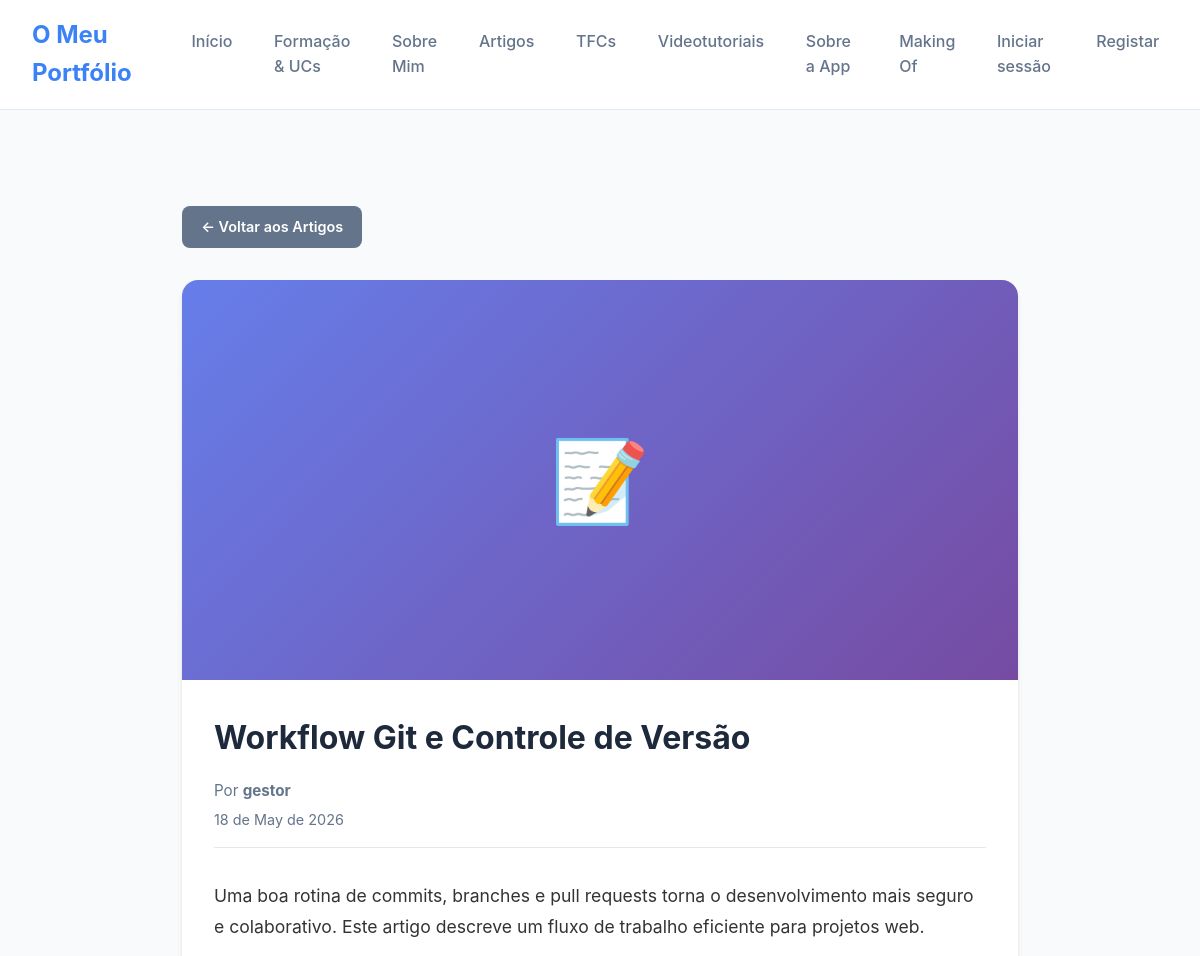
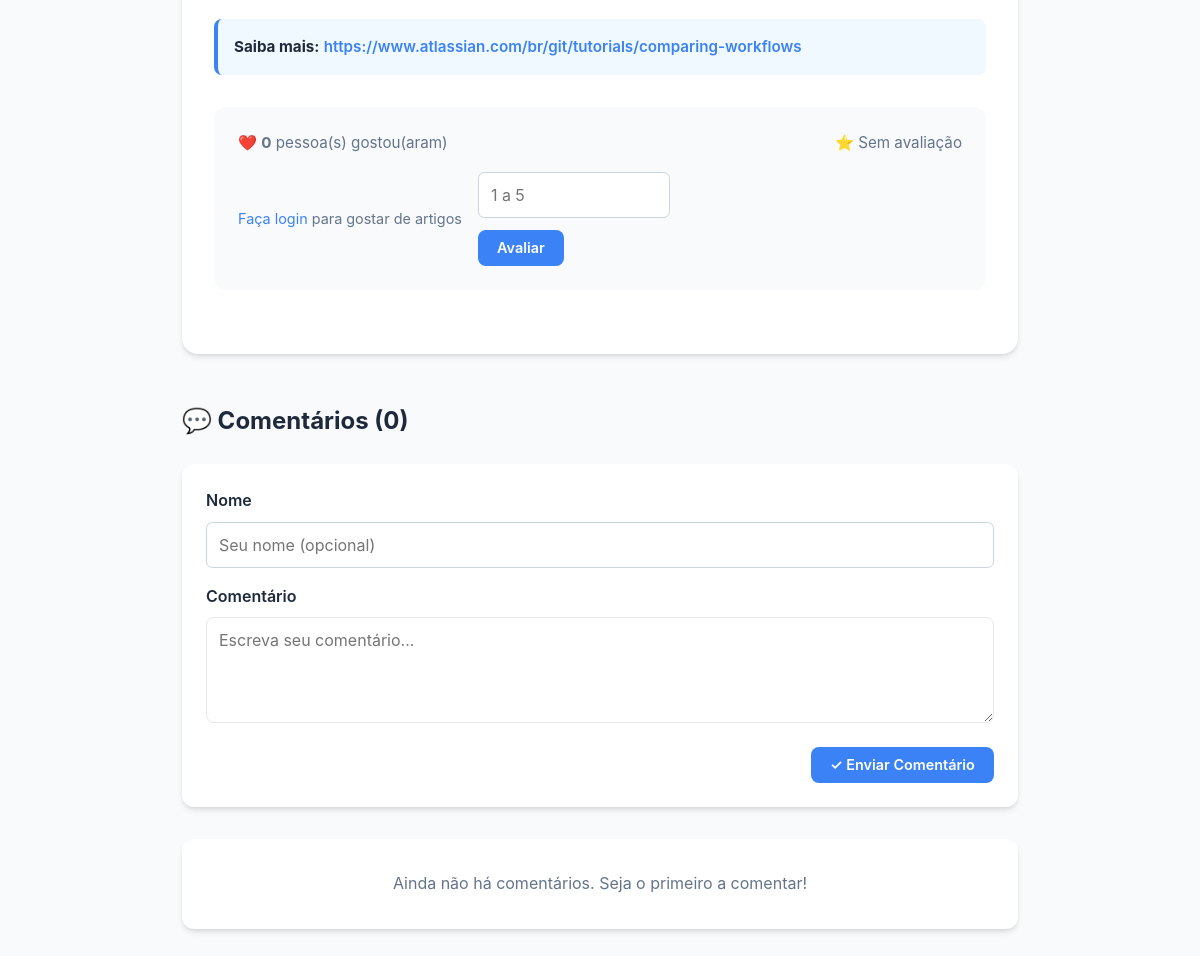
Screenshot of /artigos/artigo_detalhe/3/ with the database file from the repository (2 pictures, top to bottom).
### artigos/models.py (models this page shows, shortened)
class Artigo(models.Model):
    titulo = models.CharField(max_length=200)
    texto = models.TextField()
    fotografia = models.ImageField(upload_to='artigos/', blank=True, null=True)
    link_externo = models.URLField(blank=True, null=True)
    data_criacao = models.DateTimeField(auto_now_add=True)
    data_atualizacao = models.DateTimeField(auto_now=True)
    autor = models.ForeignKey(User, on_delete=models.CASCADE, related_name='artigos')
    class Meta:
        ordering = ['-data_criacao']
        verbose_name_plural = "Artigos"
    def total_likes(self):
        return self.likes.count()
    def total_comentarios(self):
        return self.comentarios.count()
    def rating_count(self):
        return self.ratings.count()
    def average_rating(self):
        average = self.ratings.aggregate(Avg('valor'))['valor__avg']
        return round(average, 1) if average is not None else None

### artigos/views.py (the view)
# urls.py: path('artigo_detalhe/<int:id>/', views.detalhe_artigo, name='detalhe_artigo'),
def detalhe_artigo(request, id):
    artigo = get_object_or_404(Artigo, id=id)
    comentarios = artigo.comentarios.all()
    usuario_gostou = False
    if request.user.is_authenticated:
        usuario_gostou = artigo.likes.filter(usuario=request.user).exists()
    form_comentario = ComentarioForm()
    form_rating = RatingForm()
    context = {
        'artigo': artigo,
        'comentarios': comentarios,
        'usuario_gostou': usuario_gostou,
        'form_comentario': form_comentario,
        'form_rating': form_rating,
        'is_blogger': _is_blogger(request.user),
        'pode_editar': request.user == artigo.autor,
    }
    return render(request, 'artigos/detalhe_artigo.html', context)

### artigos/forms.py
class ComentarioForm(forms.ModelForm):
    class Meta:
        model = Comentario
        fields = ['autor_nome', 'texto']
        widgets = {
            'autor_nome': forms.TextInput(attrs={
                'class': 'form-control',
                'placeholder': 'Seu nome (opcional)'
            }),
            'texto': forms.Textarea(attrs={
                'class': 'form-control',
                'placeholder': 'Escreva seu comentário...',
                'rows': 4
            }),
        }

class RatingForm(forms.ModelForm):
    class Meta:
        model = Rating
        fields = ['valor']
        widgets = {
            'valor': forms.NumberInput(attrs={
                'class': 'form-control',
                'min': 1,
                'max': 5,
                'step': 1,
                'placeholder': '1 a 5'
            }),
        }
        labels = {
            'valor': 'Pontuação (1-5)'
        }

### artigos/views.py (called while the page is built)
def _is_blogger(user):
    return user.is_authenticated and user.groups.filter(name='bloggers').exists()

### artigos/templates/artigos/detalhe_artigo.html (shortened to what this page needs)
{% extends 'portfolio/base.html' %}
{% load static %}
{% block content %}
<div style="max-width: 900px; margin: 0 auto; padding: 2rem;">
    <a href="{% url 'artigos:lista_artigos' %}" class="btn btn-back" style="margin-bottom: 2rem;">
        ← Voltar aos Artigos
    </a>
    <article style="background: var(--bg-card); border-radius: 1rem; overflow: hidden; box-shadow: var(--shadow);">
        {% if artigo.fotografia %}
            <img src="{{ artigo.fotografia.url }}" alt="{{ artigo.titulo }}"
                 style="width: 100%; height: 400px; object-fit: cover;">
        {% else %}
            <div style="width: 100%; height: 400px; background: linear-gradient(135deg, #667eea 0%, #764ba2 100%); display: flex; align-items: center; justify-content: center; color: white; font-size: 5rem;">
                📝
            </div>
        {% endif %}
        <div style="padding: 2rem;">
            <div style="margin-bottom: 1.5rem;">
                <h1 style="margin: 0 0 1rem; font-size: 2rem;">{{ artigo.titulo }}</h1>
                <div style="display: flex; justify-content: space-between; align-items: center; flex-wrap: wrap; gap: 1rem; padding-bottom: 1rem; border-bottom: 1px solid #e5e7eb;">
                    <div>
                        <p style="margin: 0; color: var(--secondary); font-size: 0.95rem;">
                            Por <strong>{{ artigo.autor.username }}</strong>
                        </p>
                        <p style="margin: 0.25rem 0 0; color: var(--secondary); font-size: 0.9rem;">
                            {{ artigo.data_criacao|date:"d \d\e M \d\e Y" }}
                        </p>
                    </div>
                </div>
            </div>
            <div style="font-size: 1.1rem; line-height: 1.8; color: #333; margin: 2rem 0;">
                {{ artigo.texto|linebreaks }}
            </div>
            {% if artigo.link_externo %}
                <div style="background: #f0f9ff; border-left: 4px solid var(--primary); padding: 1rem; border-radius: 0.5rem; margin: 2rem 0;">
                    <p style="margin: 0; font-size: 0.95rem;">
                        <strong>Saiba mais:</strong>
                        <a href="{{ artigo.link_externo }}" target="_blank" rel="noopener noreferrer"
                           style="color: var(--primary); text-decoration: none; font-weight: 600;">
                            {{ artigo.link_externo }}
                        </a>
                    </p>
                </div>
            {% endif %}
            <div style="margin: 2rem 0; padding: 1.5rem; background: #f8fafc; border-radius: 0.75rem; display: grid; gap: 1rem;">
                <div style="display: flex; flex-wrap: wrap; gap: 1rem; justify-content: space-between; align-items: center;">
                    <div style="font-size: 0.95rem; color: var(--secondary);">
                        ❤️ <strong id="total-likes">{{ artigo.total_likes }}</strong> pessoa(s) gostou(aram)
                    </div>
                    <div style="font-size: 0.95rem; color: var(--secondary);">
                        ⭐ {% if artigo.average_rating %}{{ artigo.average_rating|floatformat:1 }}{% else %}Sem avaliação{% endif %}
                    </div>
                </div>
                <div style="display: flex; flex-wrap: wrap; gap: 1rem; align-items: center;">
                    {% if user.is_authenticated %}
                        <button onclick="toggleLike({{ artigo.id }}, this)" class="btn"
                                style="background-color: {% if usuario_gostou %}var(--danger){% else %}#e5e7eb{% endif %};
                                       color: {% if usuario_gostou %}white{% else %}#333{% endif %};">
                            ❤️ {% if usuario_gostou %}Já gosto{% else %}Gosto{% endif %}
                        </button>
                    {% else %}
                        <p style="margin: 0; color: var(--secondary); font-size: 0.9rem;">
                            <a href="{% url 'accounts:login' %}" style="color: var(--primary); text-decoration: none;">
                                Faça login
                            </a> para gostar de artigos
                        </p>
                    {% endif %}
                    <form method="post" action="{% url 'artigos:adicionar_rating' artigo.id %}" style="display: flex; gap: 0.75rem; align-items: center; flex-wrap: wrap; margin: 0;">
                        {{ form_rating.valor }}
                        <button type="submit" class="btn" style="background: var(--primary); color: white;">
                            Avaliar
                        </button>
                    </form>
                </div>
            </div>
        </div>
    </article>
    <section style="margin-top: 3rem;">
        <h2 style="font-size: 1.5rem; margin-bottom: 1.5rem;">
            💬 Comentários ({{ artigo.total_comentarios }})
        </h2>
        <form method="post" action="{% url 'artigos:adicionar_comentario' artigo.id %}"
              style="background: var(--bg-card); padding: 1.5rem; border-radius: 0.75rem; margin-bottom: 2rem; box-shadow: var(--shadow);">
            {% if not user.is_authenticated %}
                <div class="form-group" style="margin-bottom: 1rem;">
                    <label for="id_autor_nome" style="display: block; margin-bottom: 0.5rem; font-weight: 600;">Nome</label>
                    {{ form_comentario.autor_nome }}
                </div>
            {% endif %}
            <div class="form-group" style="margin-bottom: 1rem;">
                <label for="id_texto" style="display: block; margin-bottom: 0.5rem; font-weight: 600;">Comentário</label>
                {{ form_comentario.texto }}
            </div>
            <div style="display: flex; justify-content: flex-end; gap: 0.5rem;">
                <button type="submit" class="btn" style="background-color: var(--primary); color: white;">
                    ✓ Enviar Comentário
                </button>
            </div>
        </form>
        {% if comentarios %}
            <div style="display: flex; flex-direction: column; gap: 1rem;">
                {% for comentario in comentarios %}
                    <div style="background: var(--bg-card); padding: 1.5rem; border-radius: 0.75rem; box-shadow: var(--shadow);">
                        <div style="display: flex; justify-content: space-between; align-items: flex-start; margin-bottom: 0.75rem;">
                            <div>
                                <p style="margin: 0; font-weight: 600;">
                                    {% if comentario.autor %}
                                        {{ comentario.autor.username }}
                                    {% elif comentario.autor_nome %}
                                        {{ comentario.autor_nome }}
                                    {% else %}
                                        Visitante
                                    {% endif %}
                                </p>
                                <p style="margin: 0.25rem 0 0; color: var(--secondary); font-size: 0.85rem;">
                                    {{ comentario.data_criacao|date:"d M Y \à\s H:i" }}
                                </p>
                            </div>
                        </div>
                        <p style="margin: 0; line-height: 1.6;">
                            {{ comentario.texto|linebreaks }}
                        </p>
                    </div>
                {% endfor %}
            </div>
        {% else %}
            <div style="text-align: center; padding: 2rem; background: var(--bg-card); border-radius: 0.75rem; box-shadow: var(--shadow);">
                <p style="color: var(--secondary); margin: 0;">
                    Ainda não há comentários. Seja o primeiro a comentar!
                </p>
            </div>
        {% endif %}
    </section>
</div>
{% endblock %}

### portfolio/static/portfolio/styles.css (style rules this page uses)
:root { --bg-color: #f8fafc; --text-main: #1e293b; --text-muted: #64748b; --primary: #0f172a; --accent: #3b82f6; --card-bg: #ffffff; --border: #e2e8f0; }
* { box-sizing: border-box; margin: 0; padding: 0; font-family: 'Inter', system-ui, sans-serif; }
body { background-color: var(--bg-color); color: var(--text-main); line-height: 1.6; }

### portfolio/templates/portfolio/base.html (style rules this page uses)
:root { --primary: #3b82f6; --success: #10b981; --danger: #ef4444; --secondary: #64748b; --bg-card: #ffffff; --shadow: 0 4px 6px -1px rgb(0 0 0 / 0.1), 0 2px 4px -2px rgb(0 0 0 / 0.1); }
.btn { display: inline-flex; align-items: center; padding: 0.6rem 1.2rem; border-radius: 0.5rem; font-weight: 600; text-decoration: none; transition: all 0.2s; border: none; cursor: pointer; font-size: 0.9rem; gap: 0.5rem; }
.btn-back { background-color: var(--secondary); color: white; }
label { display: block; font-weight: 600; margin-bottom: 0.4rem; color: #1e293b; }
input[type="text"], input[type="url"], input[type="number"], textarea, select { width: 100%; padding: 0.75rem; border: 1px solid #cbd5e1; border-radius: 0.4rem; font-family: inherit; font-size: 1rem; transition: border-color 0.2s; }
textarea { min-height: 120px; resize: vertical; }

### artigos/templates/artigos/detalhe_artigo.html (style rules this page uses)
:root { --primary: #3b82f6; --success: #10b981; --danger: #ef4444; --secondary: #64748b; --bg-card: #ffffff; --shadow: 0 4px 6px -1px rgb(0 0 0 / 0.1), 0 2px 4px -2px rgb(0 0 0 / 0.1); }
.btn { display: inline-flex; align-items: center; padding: 0.6rem 1.2rem; border-radius: 0.5rem; font-weight: 600; text-decoration: none; transition: all 0.2s; border: none; cursor: pointer; font-size: 0.9rem; gap: 0.5rem; }
.btn-back { background-color: var(--secondary); color: white; }
.form-control { width: 100%; padding: 0.75rem; border: 1px solid #e5e7eb; border-radius: 0.5rem; font-size: 1rem; font-family: inherit; box-sizing: border-box; }
textarea.form-control { resize: vertical; min-height: 100px; }

### rows the page displays
Artigo: titulo "Workflow Git e Controle de Versão", autor.username "gestor", data_criacao "18 de May de 2026", texto "Uma boa rotina de commits, branches e pull requests torna o desenvolvimento mais seguro e colaborativo. Este artigo descreve um fluxo de trabalho eficiente para projetos web.", link_externo "https://www.atlassian.com/br/git/tutorials/comparing-workflows", total_likes "0", total_comentarios "0"
